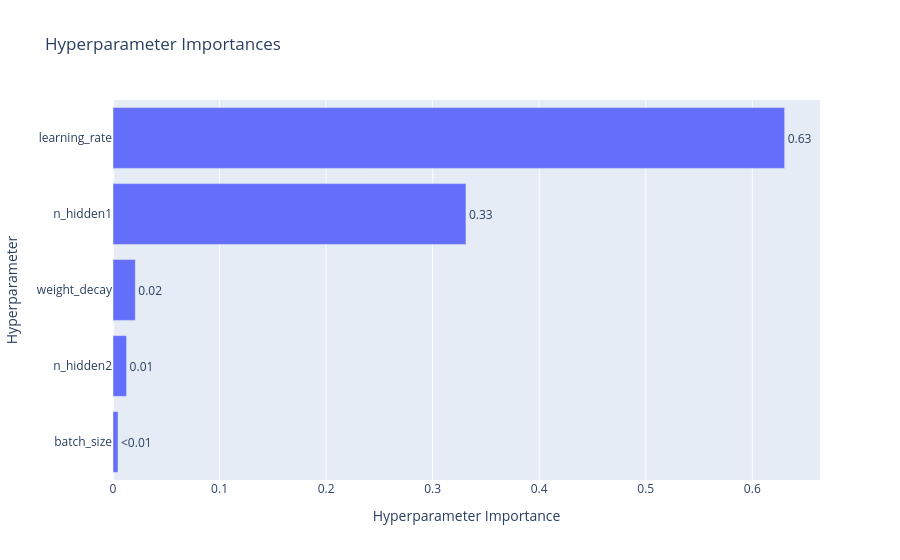

Write notebook code for a chart like this one.
### Code cell
optuna.visualization.plot_param_importances(study)

### Figure 1 — Plotly figure (JSON) as saved in the notebook; plotly's stock layout.template omitted (floating-point values rounded to 4 significant figures)
{"data": [{"cliponaxis": false, "hovertemplate": ["batch_size (CategoricalDistribution): 0.004692083185170767<extra></extra>", "n_hidden2 (CategoricalDistribution): 0.012752462204948444<extra></extra>", "weight_decay (FloatDistribution): 0.02093972821326295<extra></extra>", "n_hidden1 (CategoricalDistribution): 0.33125450415402613<extra></extra>", "learning_rate (FloatDistribution): 0.6303612222425917<extra></extra>"], "name": "Objective Value", "orientation": "h", "text": ["<0.01", "0.01", "0.02", "0.33", "0.63"], "textposition": "outside", "type": "bar", "x": [0.004692, 0.01275, 0.02094, 0.3313, 0.6304], "y": ["batch_size", "n_hidden2", "weight_decay", "n_hidden1", "learning_rate"]}], "layout": {"title": {"text": "Hyperparameter Importances"}, "xaxis": {"title": {"text": "Hyperparameter Importance"}}, "yaxis": {"title": {"text": "Hyperparameter"}}}}
